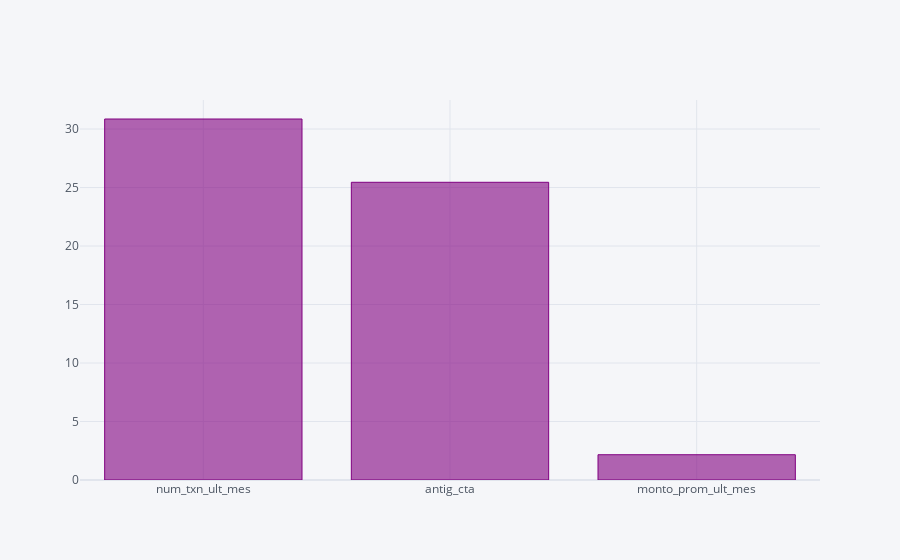

Notebook source saved alongside this figure:
### Code cell
pd.DataFrame(zip(best,sk.scores_),
columns=['var','score']).sort_values(by='score',ascending=False).set_index('var').iplot(kind='bar',color='purple')

### Figure 1 — Plotly figure (JSON) as saved in the notebook; plotly's stock layout.template omitted (floating-point values rounded to 4 significant figures)
{"data": [{"marker": {"color": "rgba(128, 0, 128, 0.6)", "line": {"color": "rgba(128, 0, 128, 1.0)", "width": 1}}, "name": "score", "orientation": "v", "text": "", "type": "bar", "x": ["num_txn_ult_mes", "antig_cta", "monto_prom_ult_mes"], "y": [30.86, 25.45, 2.161]}], "layout": {"legend": {"bgcolor": "#F5F6F9", "font": {"color": "#4D5663"}}, "paper_bgcolor": "#F5F6F9", "plot_bgcolor": "#F5F6F9", "title": {"font": {"color": "#4D5663"}}, "xaxis": {"gridcolor": "#E1E5ED", "showgrid": true, "tickfont": {"color": "#4D5663"}, "title": {"font": {"color": "#4D5663"}, "text": ""}, "zerolinecolor": "#E1E5ED"}, "yaxis": {"gridcolor": "#E1E5ED", "showgrid": true, "tickfont": {"color": "#4D5663"}, "title": {"font": {"color": "#4D5663"}, "text": ""}, "zerolinecolor": "#E1E5ED"}}}
